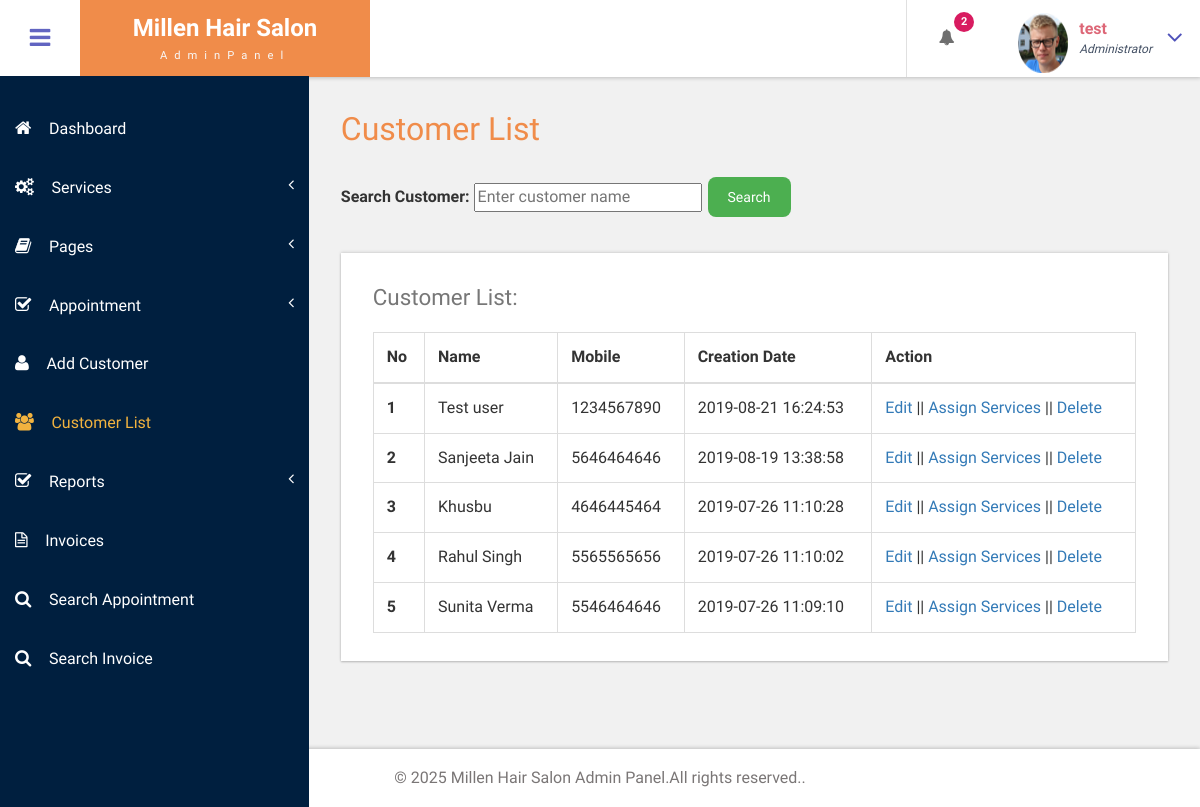
The app's page /bpms/admin/customer-list.php (signed in), older data.
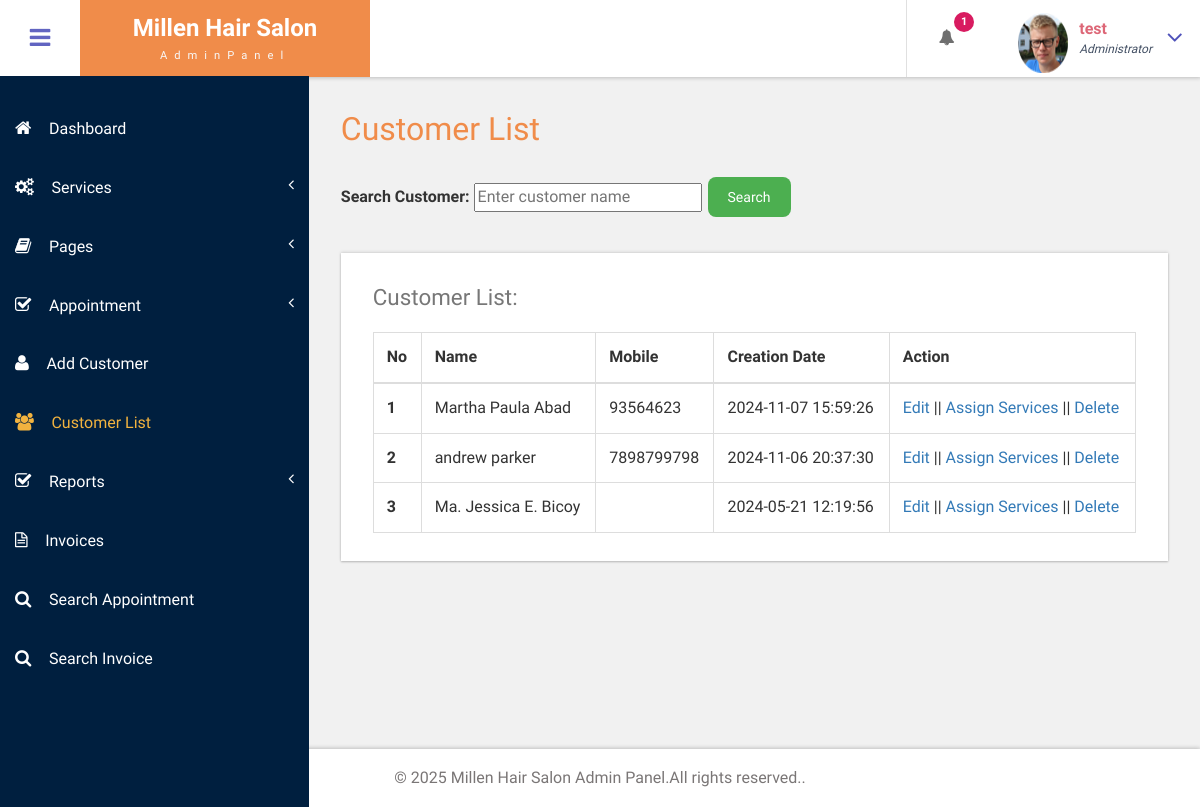
The same page, newer data.
### tables this page shows
CREATE TABLE `tblcustomers` (
  `ID` int(10) NOT NULL,
  `Name` varchar(120) DEFAULT NULL,
  `Email` varchar(200) DEFAULT NULL,
  `MobileNumber` bigint(11) DEFAULT NULL,
  `Gender` enum('Female','Male','Transgender') DEFAULT NULL,
  `Details` mediumtext DEFAULT NULL,
  `CreationDate` timestamp NULL DEFAULT current_timestamp(),
  `UpdationDate` timestamp NULL DEFAULT NULL ON UPDATE current_timestamp()
);

### bpms/admin/customer-list.php (the view, shortened to what this page needs)
<?php
include('includes/dbconnection.php');
if (strlen($_SESSION['bpmsaid']) == 0) {
    header('location:logout.php');
} else {
    $search_query = "";
    ?>
    <!DOCTYPE HTML>
    <html>
    <head>
        <link href="css/bootstrap.css" rel='stylesheet' type='text/css' />
        <link href="css/style.css" rel='stylesheet' type='text/css' />
        <link href="css/font-awesome.css" rel="stylesheet">
        <link href="css/animate.css" rel="stylesheet" type="text/css" media="all">
        <link href="css/custom.css" rel="stylesheet">
    </head>
    <body class="cbp-spmenu-push">
        <div class="main-content">
            <?php include_once('includes/sidebar.php'); ?>
            <?php include_once('includes/header.php'); ?>
            <div id="page-wrapper">
                <div class="main-page">
                    <div class="tables">
                        <h3 class="title1">Customer List</h3>
                        <form action="" method="GET">
                            <label for="customer_search">Search Customer:</label>
                            <input type="text" id="customer_search" name="customer_search" value="<?php echo isset($_GET['customer_search']) ? $_GET['customer_search'] : ''; ?>" placeholder="Enter customer name">
                            <button type="submit" style="background-color: #4CAF50; border: none; color: white; padding: 10px 20px;
                            text-align: center; text-decoration: none; display: inline-block; font-size: 14px;
                             margin: 4px 2px; cursor: pointer; border-radius: 8px;">Search</button>
                        </form>
                        <div class="table-responsive bs-example widget-shadow">
                            <h4>Customer List:</h4>
                            <table class="table table-bordered">
                                <thead>
                                    <tr>
                                        <th>No</th>
                                        <th>Name</th>
                                        <th>Mobile</th>
                                        <th>Creation Date</th>
                                        <th>Action</th>
                                    </tr>
                                </thead>
                                <tbody>
                                    <?php
                                    $ret = mysqli_query($con, "SELECT * FROM tblcustomers $search_query ORDER BY ID DESC");
                                    $cnt = 1;
                                    while ($row = mysqli_fetch_array($ret)) {
                                    ?>
                                        <tr>
                                            <th scope="row"><?php echo $cnt; ?></th>
                                            <td><?php echo $row['Name']; ?></td>
                                            <td><?php echo $row['MobileNumber']; ?></td>
                                            <td><?php echo $row['CreationDate']; ?></td>
                                            <td><a href="edit-customer-detailed.php?editid=<?php echo $row['ID']; ?>">Edit</a> ||
                                            <a href="add-customer-services.php?addid=<?php echo $row['ID']; ?>">Assign Services</a> ||
                                            <a href="customer-list-delete.php?deleteid=<?php echo $row['ID'];  ?>" class="delete-btn" data-delete-link="customer-list-delete.php?deleteid=<?php echo $row['ID'];  ?>">Delete</a></td>
                                        </tr>
                                    <?php
                                        $cnt = $cnt + 1;
                                    } ?>
                                </tbody>
                            </table>
                        </div>
                    </div>
                </div>
            </div>
            <?php include_once('includes/footer.php'); ?>
        </div>
    </body>
    </html>
<?php } ?>

### bpms/admin/includes/sidebar.php (shortened to what this page needs)
<!DOCTYPE html>
<html lang="en">
<head>
</head>
<body>
  <div class="sidebar" role="navigation">
    <div class="navbar-collapse">
      <nav class="cbp-spmenu cbp-spmenu-vertical cbp-spmenu-left" id="cbp-spmenu-s1">
        <ul class="nav" id="side-menu">
          <li>
            <a href="dashboard.php"><i class="fa fa-home nav_icon"></i>Dashboard</a>
          </li>
          <li>
            <a href="add-services.php"><i class="fa fa-cogs nav_icon"></i>Services<span class="fa arrow"></span></a>
          </li>
          <li class="">
            <a href="about-us.php"><i class="fa fa-book nav_icon"></i>Pages <span class="fa arrow"></span></a>
          </li>
          <li>
            <a href="all-appointment.php"><i class="fa fa-check-square-o nav_icon"></i>Appointment<span class="fa arrow"></span></a>
          </li>
          <li>
            <a href="add-customer.php" class="chart-nav"><i class="fa fa-user nav_icon"></i>Add Customer</a>
          </li>
          <li>
            <a href="customer-list.php" class="chart-nav"><i class="fa fa-users nav_icon"></i>Customer List</a>
          </li>
          <li>
            <a href="#"><i class="fa fa-check-square-o nav_icon"></i>Reports<span class="fa arrow"></span></a>
          </li>
          <li>
            <a href="invoices.php" class="chart-nav"><i class="fa fa-file-text-o nav_icon"></i>Invoices</a>
          </li>
          <li>
            <a href="search-appointment.php" class="chart-nav"><i class="fa fa-search nav_icon"></i>Search Appointment</a>
          </li>
          <li>
            <a href="search-invoices.php" class="chart-nav"><i class="fa fa-search nav_icon"></i>Search Invoice</a>
          </li>
        </ul>
      </nav>
    </div>
  </div>
</body>
</html>

### bpms/admin/includes/header.php (shortened to what this page needs)
<div class="sticky-header header-section ">
      <div class="header-left">
        <button id="showLeftPush"><i class="fa fa-bars"></i></button>
        <div class="logo">
          <a href="dashboard.php">
            <h1> Millen Hair Salon</h1>
            <span>AdminPanel</span>
          </a>
        </div>
      </div>
      <div class="header-right">
        <div class="profile_details_left">
          <ul class="nofitications-dropdown">
            <?php
$ret1=mysqli_query($con,"select ID,Name from  tblappointment where Status=''");
$num=mysqli_num_rows($ret1);
?>
            <li class="dropdown head-dpdn">
              <a href="#" class="dropdown-toggle" data-toggle="dropdown" aria-expanded="false"><i class="fa fa-bell"></i><span class="badge blue"><?php echo $num;?></span></a>
            </li>
          </ul>
          <div class="clearfix"> </div>
        </div>
        <div class="profile_details">
        <?php
$adid=$_SESSION['bpmsaid'];
$ret=mysqli_query($con,"select AdminName from tbladmin where ID='$adid'");
$row=mysqli_fetch_array($ret);
$name=$row['AdminName'];
?>
          <ul>
            <li class="dropdown profile_details_drop">
              <a href="#" class="dropdown-toggle" data-toggle="dropdown" aria-expanded="false">
                <div class="profile_img">
                  <span class="prfil-img"><img src="images/3.png" alt="" width="50" height="60"> </span>
                  <div class="user-name">
                    <p><?php echo $name; ?></p>
                    <span>Administrator</span>
                  </div>
                  <i class="fa fa-angle-down lnr"></i>
                  <div class="clearfix"></div>
                </div>
              </a>
            </li>
          </ul>
        </div>
      </div>
      <div class="clearfix"> </div>
    </div>

### bpms/admin/includes/footer.php
<div class="footer">
   <p> &copy; 2025 Millen Hair Salon Admin Panel.All rights reserved..</p>
</div>

### bpms/admin/css/custom.css (style rules this page uses)
#page-wrapper { padding:7em 2em 2.5em; background-color: #F1F1F1; }
.sidebar .arrow { float: right; }
.sidebar .fa.arrow:before { content: "\f104"; }

### bpms/admin/includes/sidebar.php (style rules this page uses)
.cbp-spmenu { background-color: #001f3f; }
.nav a { color: white; transition: background-color 0.3s ease, color 0.3s ease; }

Row changes from the older to the newer data that the page shows:
removed tblcustomers: Name "Test user", MobileNumber "1234567890", CreationDate "2019-08-21 16:24:53"
removed tblcustomers: Name "Sanjeeta Jain", MobileNumber "5646464646", CreationDate "2019-08-19 13:38:58"
removed tblcustomers: Name "Khusbu", MobileNumber "4646445464", CreationDate "2019-07-26 11:10:28"
removed tblcustomers: Name "Rahul Singh", MobileNumber "5565565656", CreationDate "2019-07-26 11:10:02"
removed tblcustomers: Name "Sunita Verma", MobileNumber "5546464646", CreationDate "2019-07-26 11:09:10"
added tblcustomers: Name "Martha Paula Abad", MobileNumber "93564623", CreationDate "2024-11-07 15:59:26"
added tblcustomers: Name "andrew parker", MobileNumber "7898799798", CreationDate "2024-11-06 20:37:30"
added tblcustomers: Name "Ma. Jessica E. Bicoy", CreationDate "2024-05-21 12:19:56"
Text that changed along with them:
$num: "2" → "1"
